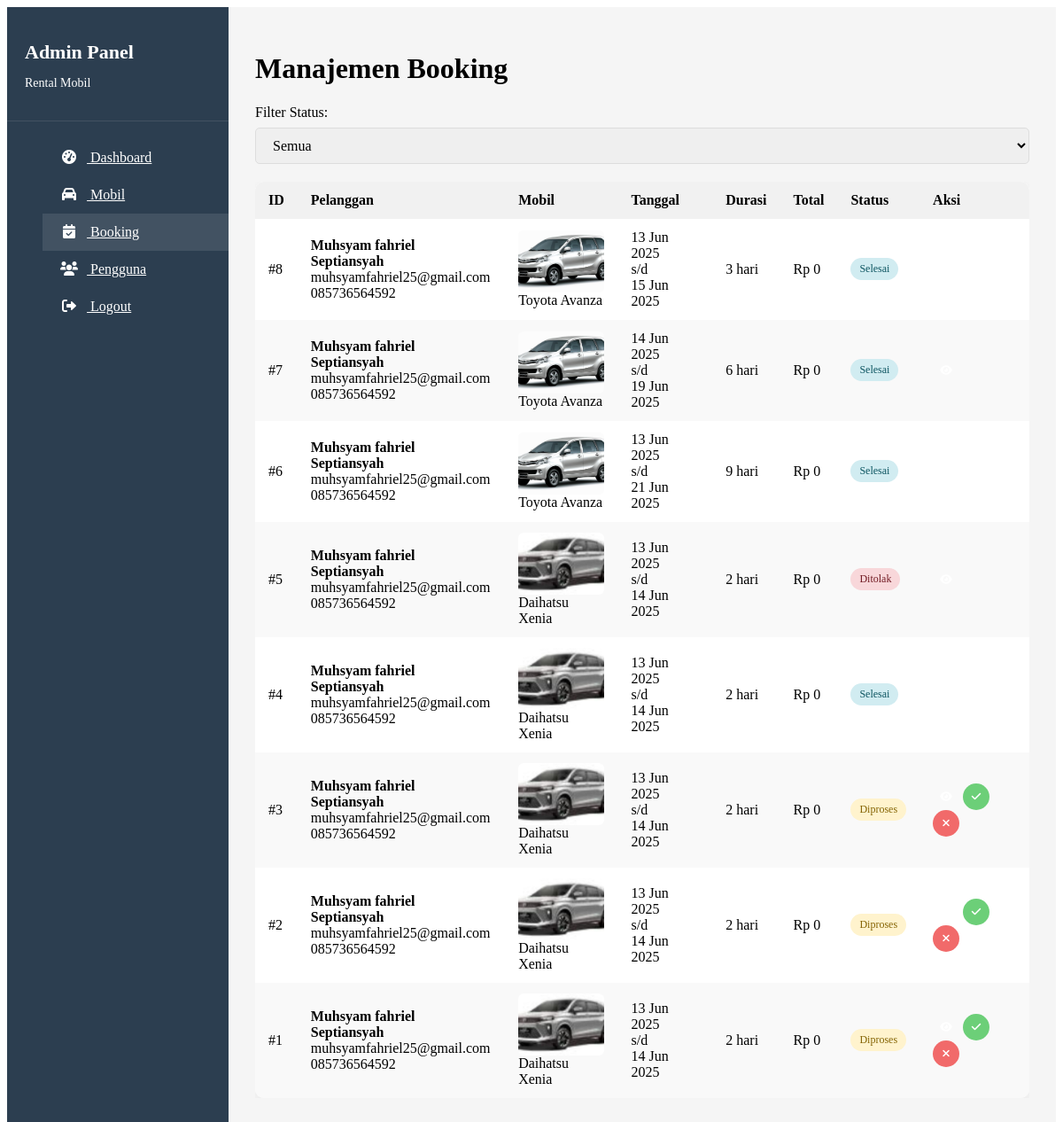
Page /admin/booking.php (signed in) on the committed database.
### tables this page shows
CREATE TABLE `booking` (
  `id` int(11) NOT NULL,
  `user_id` int(11) NOT NULL,
  `mobil_id` int(11) NOT NULL,
  `tanggal_mulai` date NOT NULL,
  `tanggal_selesai` date NOT NULL,
  `durasi` int(11) NOT NULL,
  `harga` int(11) NOT NULL,
  `total` int(11) NOT NULL,
  `status` enum('diproses','disetujui','ditolak','selesai') NOT NULL DEFAULT 'diproses',
  `tanggal_booking` timestamp NOT NULL DEFAULT current_timestamp(),
  `catatan` text DEFAULT NULL,
  `metode_pembayaran` enum('transfer_bank','cod','ewallet') DEFAULT NULL,
  `nama` varchar(100) NOT NULL,
  `telepon` varchar(20) NOT NULL,
  `alamat` text NOT NULL,
  `foto_ktp` varchar(255) DEFAULT NULL,
  `bukti_pembayaran` varchar(255) DEFAULT NULL
);

CREATE TABLE `users` (
  `id` int(11) NOT NULL,
  `nama` varchar(100) NOT NULL,
  `email` varchar(100) NOT NULL,
  `username` varchar(50) NOT NULL,
  `password` varchar(255) NOT NULL,
  `telepon` varchar(20) NOT NULL,
  `alamat` text NOT NULL,
  `role` enum('admin','user') NOT NULL DEFAULT 'user',
  `created_at` timestamp NOT NULL DEFAULT current_timestamp()
);

CREATE TABLE `mobil` (
  `id` int(11) NOT NULL,
  `merk` varchar(50) NOT NULL,
  `model` varchar(50) NOT NULL,
  `tahun` int(4) NOT NULL,
  `warna` varchar(30) NOT NULL,
  `kursi` int(2) NOT NULL,
  `harga` int(11) NOT NULL,
  `status` enum('tersedia','tidak tersedia') NOT NULL DEFAULT 'tersedia',
  `gambar` varchar(100) NOT NULL DEFAULT 'default.jpg',
  `deskripsi` text DEFAULT NULL,
  `created_at` timestamp NOT NULL DEFAULT current_timestamp()
);

### admin/booking.php (the view, shortened to what this page needs)
<?php
require_once '../config/database.php';
$bookings = $db->query("
    SELECT b.*, m.merk, m.model, m.gambar, u.nama, u.email, u.telepon
    FROM booking b
    JOIN mobil m ON b.mobil_id = m.id
    JOIN users u ON b.user_id = u.id
    ORDER BY b.tanggal_booking DESC
");
?>
<!DOCTYPE html>
<html lang="id">
<head>
    <link rel="stylesheet" href="../css/admin.css">
    <link rel="stylesheet" href="https://cdnjs.cloudflare.com/ajax/libs/font-awesome/6.0.0-beta3/css/all.min.css">
</head>
<body>
    <?php include '../includes/admin_header.php'; ?>
    <div class="admin-container">
        <?php include 'includes/sidebar.php'; ?>
        <main class="admin-content">
            <h1>Manajemen Booking</h1>
            <div class="filters">
                <form method="GET">
                    <div class="form-group">
                        <label for="status">Filter Status:</label>
                        <select id="status" name="status" onchange="this.form.submit()">
                            <option value="">Semua</option>
                        </select>
                    </div>
                </form>
            </div>
            <div class="table-responsive">
                <table>
                    <thead>
                        <tr>
                            <th>ID</th>
                            <th>Pelanggan</th>
                            <th>Mobil</th>
                            <th>Tanggal</th>
                            <th>Durasi</th>
                            <th>Total</th>
                            <th>Status</th>
                            <th>Aksi</th>
                        </tr>
                    </thead>
                    <tbody>
                        <?php while($booking = $bookings->fetch_assoc()):
                            $start = new DateTime($booking['tanggal_mulai']);
                            $end = new DateTime($booking['tanggal_selesai']);
                            $durasi = $start->diff($end)->days + 1;
                            $total = $durasi * $booking['harga'];
                        ?>
                        <tr>
                            <td>#<?= $booking['id'] ?></td>
                            <td>
                                <strong><?= $booking['nama'] ?></strong><br>
                                <?= $booking['email'] ?><br>
                                <?= $booking['telepon'] ?>
                            </td>
                            <td>
                                <img src="../images/cars/<?= $booking['gambar'] ?>" alt="<?= $booking['merk'] ?>" class="car-thumbnail">
                                <?= $booking['merk'] ?> <?= $booking['model'] ?>
                            </td>
                            <td>
                                <?= date('d M Y', strtotime($booking['tanggal_mulai'])) ?><br>
                                s/d<br>
                                <?= date('d M Y', strtotime($booking['tanggal_selesai'])) ?>
                            </td>
                            <td><?= $durasi ?> hari</td>
                            <td>Rp <?= number_format($total, 0, ',', '.') ?></td>
                            <td><span class="status-badge <?= $booking['status'] ?>"><?= ucfirst($booking['status']) ?></span></td>
                            <td>
                                <a href="booking_detail.php?id=<?= $booking['id'] ?>" class="btn-action view" title="Detail"><i class="fas fa-eye"></i></a>
                                <?php if($booking['status'] == 'diproses'): ?>
                                    <a href="booking.php?approve=<?= $booking['id'] ?>" class="btn-action approve" title="Setujui"><i class="fas fa-check"></i></a>
                                    <a href="booking.php?reject=<?= $booking['id'] ?>" class="btn-action reject" title="Tolak"><i class="fas fa-times"></i></a>
                                <?php elseif($booking['status'] == 'disetujui'): ?>
                                    <a href="booking.php?complete=<?= $booking['id'] ?>" class="btn-action complete" title="Selesai"><i class="fas fa-check-double"></i></a>
                                <?php endif; ?>
                            </td>
                        </tr>
                        <?php endwhile; ?>
                    </tbody>
                </table>
            </div>
        </main>
    </div>
</body>
</html>

### includes/admin_header.php (shortened to what this page needs)
<!DOCTYPE html>
<html lang="id">
<head>
    <link rel="stylesheet" href="../css/admin.css">
    <link rel="stylesheet" href="https://cdnjs.cloudflare.com/ajax/libs/font-awesome/6.0.0-beta3/css/all.min.css">
    <link rel="stylesheet" href="https://cdn.datatables.net/1.11.5/css/dataTables.bootstrap5.min.css">
</head>
<body>

### admin/includes/sidebar.php
<div class="admin-sidebar">
    <div class="admin-brand">
        <h2>Admin Panel</h2>
        <p>Rental Mobil</p>
    </div>
    <nav class="admin-nav">
        <ul>
            <li><a href="dashboard.php" class="<?= basename($_SERVER['PHP_SELF']) == 'dashboard.php' ? 'active' : '' ?>"><i class="fas fa-tachometer-alt"></i> Dashboard</a></li>
            <li><a href="mobil.php" class="<?= basename($_SERVER['PHP_SELF']) == 'mobil.php' ? 'active' : '' ?>"><i class="fas fa-car"></i> Mobil</a></li>
            <li><a href="booking.php" class="<?= basename($_SERVER['PHP_SELF']) == 'booking.php' ? 'active' : '' ?>"><i class="fas fa-calendar-check"></i> Booking</a></li>
            <li><a href="users.php" class="<?= basename($_SERVER['PHP_SELF']) == 'users.php' ? 'active' : '' ?>"><i class="fas fa-users"></i> Pengguna</a></li>
            <li><a href="../proses/logout.php"><i class="fas fa-sign-out-alt"></i> Logout</a></li>
        </ul>
    </nav>
</div>

### css/admin.css (style rules this page uses)
.admin-container { display: flex; min-height: 100vh; }
.admin-sidebar { width: 250px; background-color: #2c3e50; color: white; padding: 20px 0; position: fixed; height: 100%; }
.admin-brand { padding: 0 20px 20px; border-bottom: 1px solid rgba(255, 255, 255, 0.1); margin-bottom: 20px; }
.admin-brand h2 { font-size: 22px; margin-bottom: 5px; }
.admin-brand p { font-size: 14px; color: var(--gray); }
.admin-nav ul { list-style: none; }
.admin-nav ul li a { display: block; padding: 12px 20px; color: var(--gray); transition: all 0.3s; }
.admin-nav ul li a:hover, .admin-nav ul li a.active { color: white; background-color: rgba(255, 255, 255, 0.1); }
.admin-nav ul li a i { width: 20px; margin-right: 10px; text-align: center; }
.admin-content { flex: 1; margin-left: 250px; padding: 30px; background-color: #f5f5f5; }
.table-responsive { overflow-x: auto; }
table { width: 100%; border-collapse: collapse; background-color: white; box-shadow: 0 5px 15px rgba(0, 0, 0, 0.05); border-radius: 10px; overflow: hidden; }
table th, table td { padding: 12px 15px; text-align: left; }
table th { background-color: var(--primary); color: white; font-weight: 500; }
table tr:nth-child(even) { background-color: #f9f9f9; }
.status-badge { display: inline-block; padding: 5px 10px; border-radius: 20px; font-size: 12px; font-weight: 500; }
.status-badge.diproses { background-color: #fff3cd; color: #856404; }
.status-badge.ditolak { background-color: #f8d7da; color: #721c24; }
.status-badge.selesai { background-color: #d1ecf1; color: #0c5460; }
.btn-action { display: inline-block; width: 30px; height: 30px; border-radius: 50%; text-align: center; line-height: 30px; color: white; font-size: 12px; transition: all 0.3s; }
.btn-action.view { background-color: var(--primary); }
.btn-action.approve { background-color: var(--secondary); }
.btn-action.reject { background-color: var(--danger); }
.form-group { margin-bottom: 20px; }
.form-group label { display: block; margin-bottom: 8px; font-weight: 500; }
.form-group input, .form-group select, .form-group textarea { width: 100%; padding: 10px 15px; border: 1px solid #ddd; border-radius: 5px; font-family: inherit; font-size: 16px; }
body, html { overflow-x: hidden; }
.admin-container { display: flex; flex-wrap: nowrap; width: 100%; }
table img.car-thumbnail { width: 100px !important; height: 70px !important; object-fit: cover; border-radius: 6px; display: block; max-width: 100%; }
.car-thumbnail { width: 100px; height: 70px; object-fit: cover; border-radius: 6px; display: block; }
.btn-action.approve { background-color: #6ccf78 !important; color: #fff !important; }
.btn-action.reject { background-color: #f16a6a !important; color: #fff !important; }
table th { background-color: #f1f1f1; color: #000000; font-weight: bold; padding: 12px 15px; }

### rows in the picture
booking: id "8", user.nama "Muhsyam fahriel Septiansyah", user.email "muhsyamfahriel25@gmail.com", user.telepon "085736564592", mobil.gambar (picture), mobil.merk "Toyota", mobil.model "Avanza", tanggal_mulai "13 Jun 2025", tanggal_selesai "15 Jun 2025", durasi "3", harga "0", status "Selesai"
booking: id "7", user.nama "Muhsyam fahriel Septiansyah", user.email "muhsyamfahriel25@gmail.com", user.telepon "085736564592", mobil.gambar (picture), mobil.merk "Toyota", mobil.model "Avanza", tanggal_mulai "14 Jun 2025", tanggal_selesai "19 Jun 2025", durasi "6", harga "0", status "Selesai"
booking: id "6", user.nama "Muhsyam fahriel Septiansyah", user.email "muhsyamfahriel25@gmail.com", user.telepon "085736564592", mobil.gambar (picture), mobil.merk "Toyota", mobil.model "Avanza", tanggal_mulai "13 Jun 2025", tanggal_selesai "21 Jun 2025", durasi "9", harga "0", status "Selesai"
booking: id "5", user.nama "Muhsyam fahriel Septiansyah", user.email "muhsyamfahriel25@gmail.com", user.telepon "085736564592", mobil.gambar (picture), mobil.merk "Daihatsu", mobil.model "Xenia", tanggal_mulai "13 Jun 2025", tanggal_selesai "14 Jun 2025", durasi "2", harga "0", status "Ditolak"
booking: id "4", user.nama "Muhsyam fahriel Septiansyah", user.email "muhsyamfahriel25@gmail.com", user.telepon "085736564592", mobil.gambar (picture), mobil.merk "Daihatsu", mobil.model "Xenia", tanggal_mulai "13 Jun 2025", tanggal_selesai "14 Jun 2025", durasi "2", harga "0", status "Selesai"
booking: id "3", user.nama "Muhsyam fahriel Septiansyah", user.email "muhsyamfahriel25@gmail.com", user.telepon "085736564592", mobil.gambar (picture), mobil.merk "Daihatsu", mobil.model "Xenia", tanggal_mulai "13 Jun 2025", tanggal_selesai "14 Jun 2025", durasi "2", harga "0", status "Diproses"
booking: id "2", user.nama "Muhsyam fahriel Septiansyah", user.email "muhsyamfahriel25@gmail.com", user.telepon "085736564592", mobil.gambar (picture), mobil.merk "Daihatsu", mobil.model "Xenia", tanggal_mulai "13 Jun 2025", tanggal_selesai "14 Jun 2025", durasi "2", harga "0", status "Diproses"
booking: id "1", user.nama "Muhsyam fahriel Septiansyah", user.email "muhsyamfahriel25@gmail.com", user.telepon "085736564592", mobil.gambar (picture), mobil.merk "Daihatsu", mobil.model "Xenia", tanggal_mulai "13 Jun 2025", tanggal_selesai "14 Jun 2025", durasi "2", harga "0", status "Diproses"
